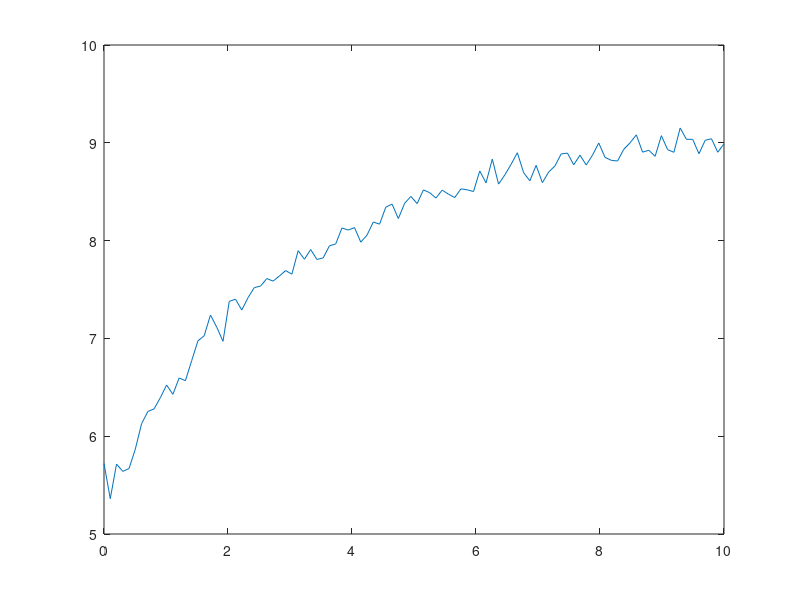

Write the MATLAB code that produced this figure. (Note: this script raises an error after producing the figure.)
%% Aufgabe 01
%% a) 

load('data.mat','data');

x = data(:,1);
y = data(:,2);

plot(x,y);

%% b)

% A*x = y. A?

% modelle
f_1 = @(x,a_1,a_2) a_1 + sqrt(a_2*x);
f_2 = @(x,b_1,b_2) b_1 + log((x+1)^b_2);
f_3 = @(x,c_1,c_2,c_3) c_1 + sqrt(c_2 * x) + log((x+1)^c_3);

% test models
f_1(2,2,2)
f_2(2,2,2)
f_3(2,2,2,2)


% params
% c)

dbtype('G.m');
dbtype('CG.m');

% d)

% 1.
A_1 = [1 2 3; 4 5 6];
b_1 = [7;7];
x_0 = [3;3];
tol = 10^(-10);

x_g = G(A_1,b_1,x_0,tol);
x_cg = CG(A_1,b_1,x_0,tol);
x_mat = A_1\b_1;

fprintf('1. Test\n');
fprintf('G:\n');
disp(x_g);

fprintf('CG:\n');
disp(x_cg);
 
fprintf('Matlab:\n');
disp(x_mat);

% 2.
A_2 = A_1';
b_2 = [1;2;2];
x_0 = [4;5];

x_g = G(A_2,b_2,x_0,tol);
x_cg = CG(A_2,b_2,x_0,tol);
x_mat = A_2\b_2;

fprintf('2. Test\n');
fprintf('G:\n');
disp(x_g);

fprintf('CG:\n');
disp(x_cg);

fprintf('Matlab:\n');
disp(x_mat);

%x

% probe

% A_2 * x


